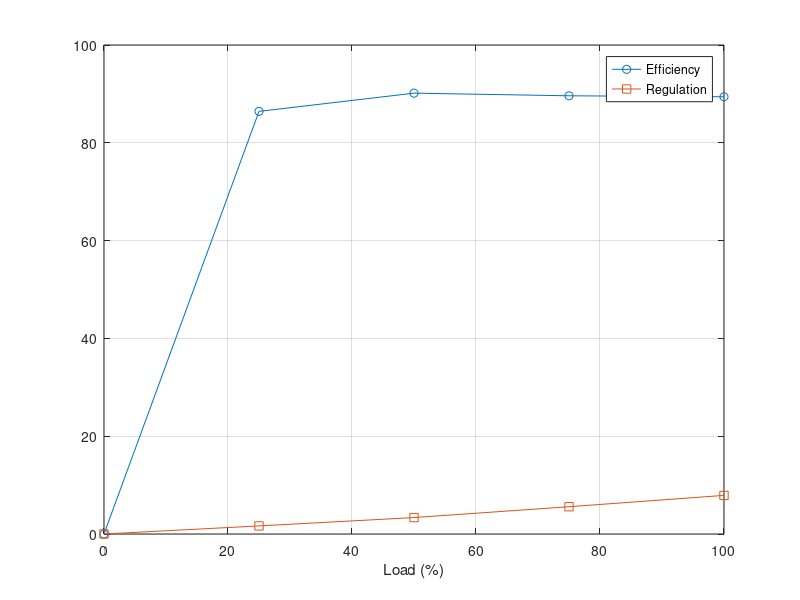

Reproduce this figure in MATLAB.
load_pct=[0 25 50 75 100];
V2=[24.6 24.2 23.8 23.3 22.8];
I2=[0 2.5 5 7.5 10];
Pin=[14 70 132 195 255];
Pout=V2.*I2;
eta=100*Pout./Pin;
reg=100*(V2(1)-V2)./V2;
plot(load_pct,eta,'o-',load_pct,reg,'s-'); grid on;
xlabel('Load (%)'); legend('Efficiency','Regulation');
